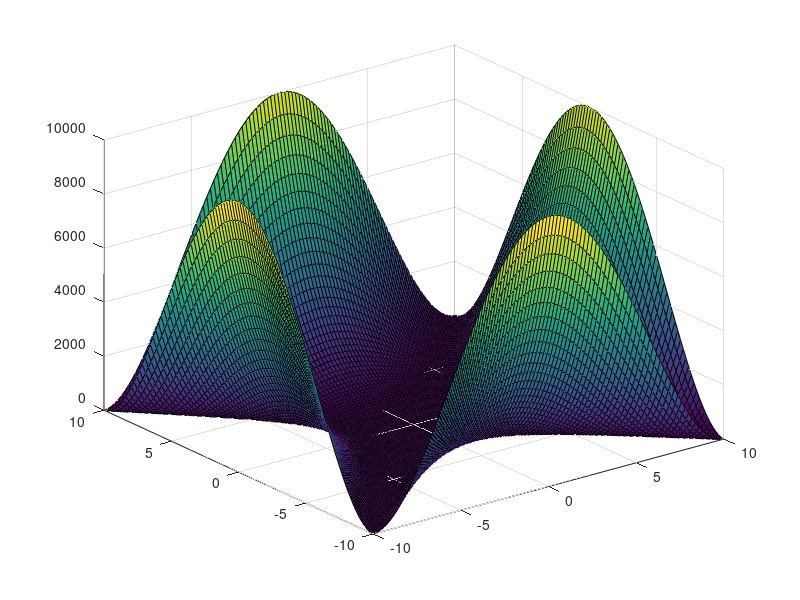

Write the MATLAB code that produced this figure.
clear
clc
close all
x = linspace(-10,10,100);
y = linspace(-10,10,100);
z = [];
for idx = 1:length(x)
  for idy = 1:length(y)
    %z(idx,idy) = sin(x(idx)) *  sin(y(idy)) / (x(idx)*y(idy));
    %z(idx,idy) = NaN;^
    %z(idx,idy) = sqrt(((2*(x(idx))) - (y(idy))));
    %10
      a = (x(idx))^2; % esto es "x" al cuadrado
      b = (y(idy))^2; % esto es "y" al cuadrado
      z(idx,idy) = (a-b)^2;


   end
end
hold on
xlabel('Eje-X')
ylabel('Eje-Y')
hold off
 surf(x, y, z)

